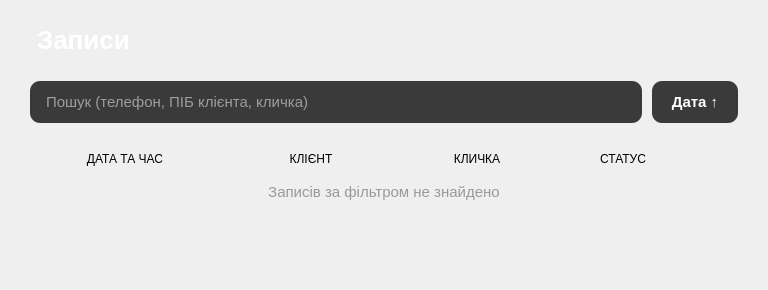
<?xml version="1.0" encoding="UTF-8"?>
<ui version="4.0">
 <class>AppointmentsView</class>
 <widget class="QWidget" name="AppointmentsView">
  <property name="styleSheet">
   <string>
    QLabel#titleLabel { color: #FFFFFF; font-size: 26px; font-weight: bold; margin-bottom: 20px; }
    QLabel.headerLabel { color: #757575; font-size: 12px; font-weight: 600; }
    QLineEdit#searchEdit { background-color: #3A3A3A; color: #FFFFFF; border: none; border-radius: 10px; padding: 0 14px; min-height: 42px; font-size: 15px; }
    QLineEdit#searchEdit:focus { background-color: #202020; }
    QPushButton#sortBtn { background-color: #3A3A3A; color: #FFFFFF; border: none; border-radius: 10px; font-weight: 600; font-size: 15px; }
    QPushButton#sortBtn:hover { background-color: #505050; }
    QLabel#emptyLabel { color: #999999; font-size: 15px; }
    QScrollArea#listScroll { background-color: transparent; border: none; }
    QScrollArea#listScroll QWidget { background-color: transparent; }
    QScrollBar:vertical { background: transparent; width: 8px; margin: 0; }
    QScrollBar::handle:vertical { background: #555555; border-radius: 4px; min-height: 28px; }
    QScrollBar::add-line:vertical, QScrollBar::sub-line:vertical { height: 0; background: transparent; }
    QScrollBar::add-page:vertical, QScrollBar::sub-page:vertical { background: transparent; }
   </string>
  </property>
  <layout class="QVBoxLayout" name="mainLayout">
   <property name="leftMargin"><number>30</number></property>
   <property name="topMargin"><number>25</number></property>
   <property name="rightMargin"><number>30</number></property>
   <property name="bottomMargin"><number>25</number></property>
   <item><widget class="QLabel" name="titleLabel"><property name="text"><string>Записи</string></property></widget></item>
   <item>
    <layout class="QHBoxLayout" name="searchLayout">
     <property name="spacing"><number>10</number></property>
     <property name="bottomMargin"><number>20</number></property>
     <item><widget class="QLineEdit" name="searchEdit"><property name="placeholderText"><string>Пошук (телефон, ПІБ клієнта, кличка)</string></property></widget></item>
     <item><widget class="QPushButton" name="sortBtn"><property name="minimumSize"><size><width>86</width><height>42</height></size></property><property name="maximumSize"><size><width>86</width><height>42</height></size></property><property name="text"><string>Дата ↑</string></property></widget></item>
    </layout>
   </item>
   <item>
    <layout class="QHBoxLayout" name="headerLayout">
     <property name="leftMargin"><number>10</number></property>
     <property name="rightMargin"><number>10</number></property>
     <property name="bottomMargin"><number>8</number></property>
     <item><widget class="QLabel" name="headerDate"><property name="text"><string>ДАТА ТА ЧАС</string></property><property name="minimumSize"><size><width>170</width><height>0</height></size></property><property name="alignment"><set>Qt::AlignCenter</set></property><attribute name="class"><string>headerLabel</string></attribute></widget></item>
     <item><spacer name="h1"><property name="orientation"><enum>Qt::Horizontal</enum></property><property name="sizeType"><enum>QSizePolicy::Fixed</enum></property><property name="sizeHint" stdset="0"><size><width>10</width><height>20</height></size></property></spacer></item>
     <item><widget class="QLabel" name="headerClient"><property name="text"><string>КЛІЄНТ</string></property><property name="minimumSize"><size><width>170</width><height>0</height></size></property><property name="alignment"><set>Qt::AlignCenter</set></property><attribute name="class"><string>headerLabel</string></attribute></widget></item>
     <item><spacer name="h2"><property name="orientation"><enum>Qt::Horizontal</enum></property><property name="sizeType"><enum>QSizePolicy::Fixed</enum></property><property name="sizeHint" stdset="0"><size><width>10</width><height>20</height></size></property></spacer></item>
     <item><widget class="QLabel" name="headerPet"><property name="text"><string>КЛИЧКА</string></property><property name="minimumSize"><size><width>130</width><height>0</height></size></property><property name="alignment"><set>Qt::AlignCenter</set></property><attribute name="class"><string>headerLabel</string></attribute></widget></item>
     <item><spacer name="h3"><property name="orientation"><enum>Qt::Horizontal</enum></property><property name="sizeType"><enum>QSizePolicy::Fixed</enum></property><property name="sizeHint" stdset="0"><size><width>10</width><height>20</height></size></property></spacer></item>
     <item><widget class="QLabel" name="headerStatus"><property name="text"><string>СТАТУС</string></property><property name="minimumSize"><size><width>130</width><height>0</height></size></property><property name="alignment"><set>Qt::AlignCenter</set></property><attribute name="class"><string>headerLabel</string></attribute></widget></item>
     <item><spacer name="h4"><property name="orientation"><enum>Qt::Horizontal</enum></property><property name="sizeHint" stdset="0"><size><width>40</width><height>20</height></size></property></spacer></item>
    </layout>
   </item>
   <item><widget class="QLabel" name="emptyLabel"><property name="text"><string>Записів за фільтром не знайдено</string></property><property name="alignment"><set>Qt::AlignCenter</set></property><property name="visible"><bool>false</bool></property></widget></item>
   <item>
    <widget class="QScrollArea" name="listScroll">
     <property name="widgetResizable"><bool>true</bool></property>
     <property name="horizontalScrollBarPolicy"><enum>Qt::ScrollBarAlwaysOff</enum></property>
     <widget class="QWidget" name="listContainer">
      <layout class="QVBoxLayout" name="listLayout">
       <property name="spacing"><number>0</number></property>
       <property name="leftMargin"><number>0</number></property>
       <property name="topMargin"><number>0</number></property>
       <property name="rightMargin"><number>0</number></property>
       <property name="bottomMargin"><number>0</number></property>
      </layout>
     </widget>
    </widget>
   </item>
  </layout>
 </widget>
 <resources/>
 <connections/>
</ui>
